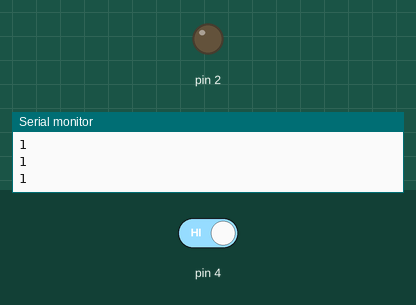
Simulated run of this sketch. Board: Arduino Uno, built with avr-gcc and run on an emulated ATmega328P. Parts: output pins drawn as LEDs (lit = HIGH), the last lines printed to the serial monitor. The test bench sets the inputs (shaded band); at power-on: pin 4 HIGH.

Above: at 2.8 s.
2.9 s: pin 4 driven LOW
At 4.2 s:
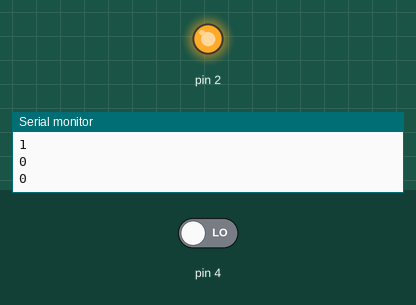
4.5 s: pin 4 driven HIGH
At 5.9 s:
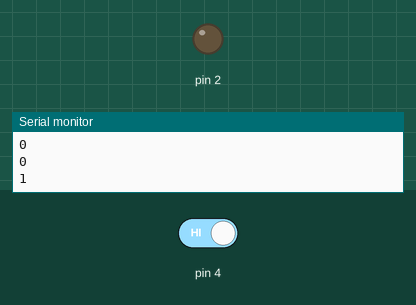
Timing chart, 0 to 7.5 s (numbered marks = the images above; inputs shaded):
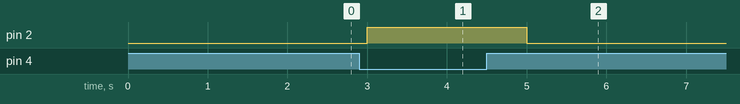

Measured:
- after the input at 2.9 s, pin 2: LOW → HIGH after 0.10 s
- after the input at 4.5 s, pin 2: HIGH → LOW after 0.50 s

The sketch:

sketch_may5a1.ino
```cpp
void setup() {
  // put your setup code here, to run once:
  pinMode(2,OUTPUT);
  pinMode(4,INPUT);
  Serial.begin(9600);

}

void loop() {
  // put your main code here, to run repeatedly:
  int x=digitalRead(4);
  Serial.println(x);
if (x==0)
{
digitalWrite(2,HIGH);
delay(1000);
}
else
{
digitalWrite(2,LOW);
delay(1000);
}
}
```
